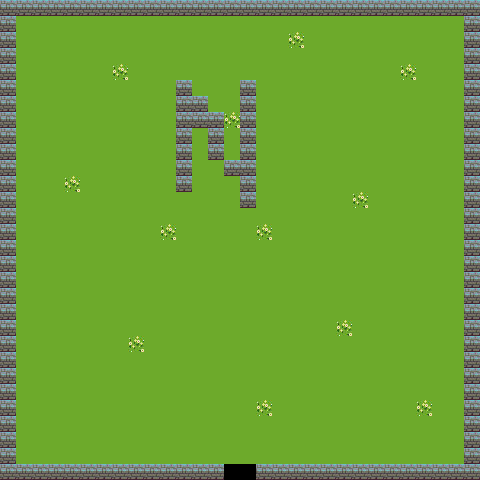

A 2D game scene composited from a Tiled map and its tileset images. What follows is a short description and the map's XML, with each tile layer's data collapsed to a summary:
An orthogonal 30x30 tile map with 16x16 px tiles, 3 tile layers (ground, items, characters).

<map version="1.0" orientation="orthogonal" renderorder="right-down" width="30" height="30" tilewidth="16" tileheight="16" nextobjectid="1">
 <tileset firstgid="1" name="tiles" tilewidth="16" tileheight="16" tilecount="120" columns="8">
  <image source="tiles.png" width="128" height="240" />
  <tile id="0">
   <properties>
    <property name="Blocked" type="bool" value="true" />
   </properties>
  </tile>
  <tile id="82">
   <properties>
    <property name="Exit" value="center" />
    <property name="SpawnX" value="160" />
    <property name="SpawnY" value="269" />
   </properties>
  </tile>
  <tile id="90">
   <properties>
    <property name="CharacterDescription" value="An evil enemy" />
    <property name="CharacterName" value="enemy" />
   </properties>
  </tile>
  <tile id="93">
   <properties>
    <property name="CharacterDescription" value="A nice friend!" />
    <property name="CharacterName" value="friend" />
   </properties>
  </tile>
 </tileset>
 <layer name="ground" width="30" height="30">
  <data>[900 cells, 900 non-empty, 4 distinct tile ids]</data>
 </layer>
 <layer name="items" width="30" height="30">
  <data>[900 cells, 0 non-empty, 0 distinct tile ids]</data>
 </layer>
 <layer name="characters" width="30" height="30">
  <data>[900 cells, 2 non-empty, 2 distinct tile ids]</data>
 </layer>
</map>